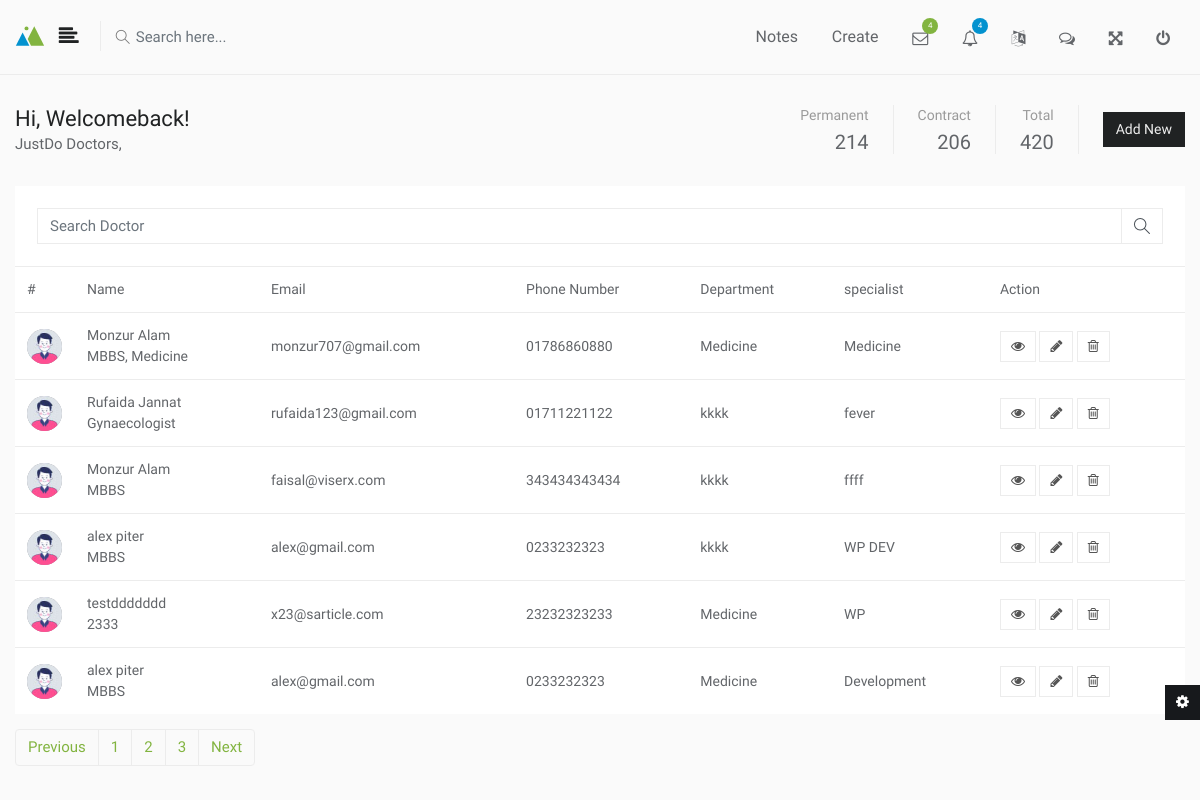
Screenshot of /admin/all-doctor.php (signed in) with the database file from the repository.
### tables this page shows
CREATE TABLE `doctors` (
  `id` int(11) NOT NULL,
  `username` varchar(255) DEFAULT NULL,
  `email` varchar(255) DEFAULT NULL,
  `mobile_number` varchar(255) DEFAULT NULL,
  `password` varchar(255) DEFAULT NULL,
  `full_name` varchar(255) DEFAULT NULL,
  `dob` varchar(255) DEFAULT NULL,
  `gender` enum('male','female','shemale') DEFAULT NULL,
  `age` int(11) DEFAULT NULL,
  `address` varchar(255) DEFAULT NULL,
  `photo` varchar(255) DEFAULT NULL,
  `designation` varchar(50) NOT NULL,
  `doctor_type` enum('permanent','contract') NOT NULL,
  `shortbio` longtext,
  `details` longtext,
  `specialist` varchar(50) NOT NULL,
  `department_id` int(11) DEFAULT NULL
);

CREATE TABLE `departments` (
  `id` int(11) NOT NULL,
  `name` varchar(255) DEFAULT NULL,
  `description` varchar(255) NOT NULL,
  `status` enum('active','deactive') NOT NULL
);

### admin/all-doctor.php (the view)
<?php
require_once 'header.php';
require_once 'overview.php';
?>
<div class="row clearfix">
    <div class="col-12">
        <div class="card">
            <div class="body">
                <form>
                    <div class="input-group">
                        <input type="text" class="form-control" placeholder="Search Doctor">
                        <div class="input-group-append">
                            <span class="input-group-text" id="search-mail"><i class="icon-magnifier"></i></span>
                        </div>
                    </div>
                </form>
            </div>
            <div class="table-responsive">
                <table class="table table-hover mb-0">
                    <thead>
                        <tr>
                            <th>#</th>
                            <th>Name</th>
                            <th>Email</th>
                            <th>Phone Number</th>
                            <th>Department</th>
                            <th>specialist</th>
                            <th>Action</th>
                        </tr>
                    </thead>
                    <tbody>
                        <?php
                            $sql = "SELECT * FROM doctors";
                            $query = mysqli_query( $conn, $sql);
                            if($query){
                                while($row = mysqli_fetch_assoc($query)){
                                    ?>
                                    <tr>
                                        <td class="w60">
                                            <img src="assets/images/xs/avatar4.jpg" data-toggle="tooltip" data-placement="top" title="" alt="Avatar" class="avatar rounded-circle" data-original-title="Avatar Name">
                                        </td>
                                        <td>
                                            <div><?php echo $row['full_name']; ?></div>
                                            <p class="mb-0"><?php echo $row['designation']; ?></p>
                                        </td>
                                        <td><?php echo $row['email']; ?></td>
                                        <td>
                                            <?php echo $row['mobile_number']; ?>
                                        </td>
                                        <td>
                                            <?php
                                                $departmentsql = "SELECT name from departments WHERE id='$row[department_id]'";
                                                $department = mysqli_query($conn, $departmentsql);
                                                if($department){
                                                    echo mysqli_fetch_assoc($department)['name'];
                                                }
                                            ?>
                                        </td>
                                        <td><?php echo $row['specialist'] ?></td>
                                        <td>
                                            <a href="/admin/view-doctor.php?id=<?php echo $row['id']; ?>" class="btn btn-default btn-sm" title="View"><i class="fa fa-eye"></i></a>
                                            <a href="/admin/edit-doctor.php?id=<?php echo $row['id']; ?>" class="btn btn-default btn-sm" title="Edit"><i class="fa fa-pencil"></i></a>
                                            <a href="/admin/delete-doctor.php?id=<?php echo $row['id']; ?>" class="btn btn-default btn-sm" title="Delete"><i class="fa fa-trash-o"></i></a>
                                        </td>
                                    </tr>
                                    <?php
                                }
                            }
                        ?>
                    </tbody>
                </table>
            </div>
        </div>
        <nav aria-label="Page navigation example">
            <ul class="pagination">
                <li class="page-item"><a class="page-link" href="javascript:void(0);">Previous</a></li>
                <li class="page-item"><a class="page-link" href="javascript:void(0);">1</a></li>
                <li class="page-item"><a class="page-link" href="javascript:void(0);">2</a></li>
                <li class="page-item"><a class="page-link" href="javascript:void(0);">3</a></li>
                <li class="page-item"><a class="page-link" href="javascript:void(0);">Next</a></li>
            </ul>
        </nav>
    </div>
</div>
<?php
require_once 'footer.php';

### rows the page displays
doctors: full_name "Monzur Alam", designation "MBBS, Medicine", email "monzur707@gmail.com", mobile_number "01786860880", department.name "Medicine", specialist "Medicine"
doctors: full_name "Rufaida Jannat", designation "Gynaecologist", email "rufaida123@gmail.com", mobile_number "01711221122", department.name "kkkk", specialist "fever"
doctors: full_name "Monzur Alam", designation "MBBS", email "faisal@viserx.com", mobile_number "343434343434", department.name "kkkk", specialist "ffff"
doctors: full_name "alex piter", designation "MBBS", email "alex@gmail.com", mobile_number "0233232323", department.name "kkkk", specialist "WP DEV"
doctors: full_name "testddddddd", designation "2333", email "x23@sarticle.com", mobile_number "23232323233", department.name "Medicine", specialist "WP"
doctors: full_name "alex piter", designation "MBBS", email "alex@gmail.com", mobile_number "0233232323", department.name "Medicine", specialist "Development"
